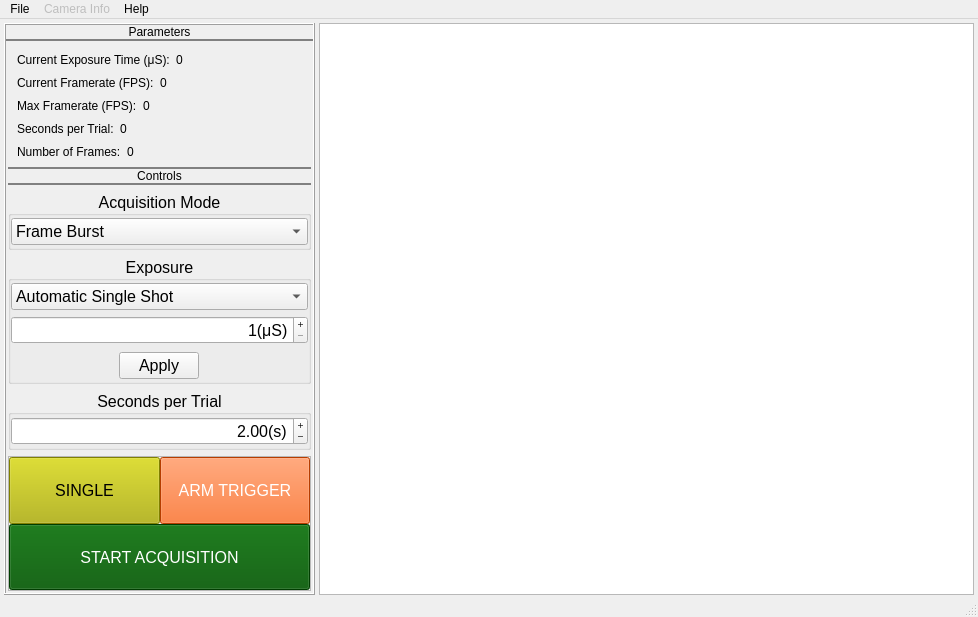
<?xml version="1.0" encoding="UTF-8"?>
<ui version="4.0">
 <class>main_window</class>
 <widget class="QMainWindow" name="main_window">
  <property name="windowModality">
   <enum>Qt::WindowModality::WindowModal</enum>
  </property>
  <property name="geometry">
   <rect>
    <x>0</x>
    <y>0</y>
    <width>978</width>
    <height>617</height>
   </rect>
  </property>
  <property name="sizePolicy">
   <sizepolicy hsizetype="MinimumExpanding" vsizetype="Minimum">
    <horstretch>0</horstretch>
    <verstretch>0</verstretch>
   </sizepolicy>
  </property>
  <property name="minimumSize">
   <size>
    <width>720</width>
    <height>550</height>
   </size>
  </property>
  <property name="windowTitle">
   <string>Dewan Lab FLIR Blackfly S Camera Acquisition</string>
  </property>
  <property name="styleSheet">
   <string notr="true">font: 12pt &quot;Arial&quot;;</string>
  </property>
  <property name="documentMode">
   <bool>false</bool>
  </property>
  <property name="tabShape">
   <enum>QTabWidget::TabShape::Rounded</enum>
  </property>
  <widget class="QWidget" name="main_container">
   <property name="sizePolicy">
    <sizepolicy hsizetype="MinimumExpanding" vsizetype="Maximum">
     <horstretch>0</horstretch>
     <verstretch>0</verstretch>
    </sizepolicy>
   </property>
   <layout class="QGridLayout" name="main_layout">
    <property name="leftMargin">
     <number>4</number>
    </property>
    <property name="topMargin">
     <number>4</number>
    </property>
    <property name="rightMargin">
     <number>4</number>
    </property>
    <property name="bottomMargin">
     <number>0</number>
    </property>
    <property name="horizontalSpacing">
     <number>4</number>
    </property>
    <property name="verticalSpacing">
     <number>0</number>
    </property>
    <item row="0" column="1">
     <widget class="QGraphicsView" name="viewport">
      <property name="sizePolicy">
       <sizepolicy hsizetype="Minimum" vsizetype="MinimumExpanding">
        <horstretch>0</horstretch>
        <verstretch>0</verstretch>
       </sizepolicy>
      </property>
     </widget>
    </item>
    <item row="0" column="0">
     <widget class="QFrame" name="left_pane">
      <property name="sizePolicy">
       <sizepolicy hsizetype="Maximum" vsizetype="MinimumExpanding">
        <horstretch>0</horstretch>
        <verstretch>0</verstretch>
       </sizepolicy>
      </property>
      <property name="frameShape">
       <enum>QFrame::Shape::Box</enum>
      </property>
      <property name="frameShadow">
       <enum>QFrame::Shadow::Raised</enum>
      </property>
      <property name="lineWidth">
       <number>1</number>
      </property>
      <layout class="QVBoxLayout" name="left_pane_layout">
       <property name="spacing">
        <number>2</number>
       </property>
       <property name="leftMargin">
        <number>0</number>
       </property>
       <property name="topMargin">
        <number>0</number>
       </property>
       <property name="rightMargin">
        <number>0</number>
       </property>
       <property name="bottomMargin">
        <number>0</number>
       </property>
       <item>
        <widget class="QLabel" name="param_header">
         <property name="sizePolicy">
          <sizepolicy hsizetype="Preferred" vsizetype="Maximum">
           <horstretch>0</horstretch>
           <verstretch>0</verstretch>
          </sizepolicy>
         </property>
         <property name="styleSheet">
          <string notr="true">border-bottom-width: 2px;
border-bottom-style: solid;
border-radius: 0px;
border-color: grey;
font: 700 16pt &quot;Arial&quot;;</string>
         </property>
         <property name="text">
          <string>Parameters</string>
         </property>
         <property name="alignment">
          <set>Qt::AlignmentFlag::AlignCenter</set>
         </property>
        </widget>
       </item>
       <item>
        <widget class="QWidget" name="param_disp" native="true">
         <property name="sizePolicy">
          <sizepolicy hsizetype="Maximum" vsizetype="Minimum">
           <horstretch>0</horstretch>
           <verstretch>0</verstretch>
          </sizepolicy>
         </property>
         <property name="minimumSize">
          <size>
           <width>0</width>
           <height>120</height>
          </size>
         </property>
         <property name="maximumSize">
          <size>
           <width>228</width>
           <height>110</height>
          </size>
         </property>
         <property name="statusTip">
          <string notr="true"/>
         </property>
         <property name="whatsThis">
          <string notr="true"/>
         </property>
         <property name="accessibleName">
          <string notr="true"/>
         </property>
         <property name="accessibleDescription">
          <string notr="true"/>
         </property>
         <property name="layoutDirection">
          <enum>Qt::LayoutDirection::LeftToRight</enum>
         </property>
         <layout class="QVBoxLayout" name="param_disp_layout" stretch="0,0,0,0,0">
          <property name="leftMargin">
           <number>2</number>
          </property>
          <property name="topMargin">
           <number>2</number>
          </property>
          <property name="rightMargin">
           <number>2</number>
          </property>
          <property name="bottomMargin">
           <number>2</number>
          </property>
          <item>
           <widget class="QWidget" name="current_exposure_widget" native="true">
            <property name="sizePolicy">
             <sizepolicy hsizetype="Preferred" vsizetype="Maximum">
              <horstretch>0</horstretch>
              <verstretch>0</verstretch>
             </sizepolicy>
            </property>
            <layout class="QHBoxLayout" name="current_exposure_disp_layout">
             <property name="topMargin">
              <number>0</number>
             </property>
             <property name="bottomMargin">
              <number>0</number>
             </property>
             <item>
              <widget class="QLabel" name="current_exposure_label">
               <property name="sizePolicy">
                <sizepolicy hsizetype="Maximum" vsizetype="Preferred">
                 <horstretch>0</horstretch>
                 <verstretch>0</verstretch>
                </sizepolicy>
               </property>
               <property name="text">
                <string>Current Exposure Time (μS):</string>
               </property>
              </widget>
             </item>
             <item>
              <widget class="QLabel" name="current_exposure_data">
               <property name="sizePolicy">
                <sizepolicy hsizetype="Minimum" vsizetype="Preferred">
                 <horstretch>0</horstretch>
                 <verstretch>0</verstretch>
                </sizepolicy>
               </property>
               <property name="text">
                <string>0</string>
               </property>
              </widget>
             </item>
            </layout>
           </widget>
          </item>
          <item>
           <widget class="QWidget" name="current_framerate_widget" native="true">
            <property name="sizePolicy">
             <sizepolicy hsizetype="Preferred" vsizetype="Maximum">
              <horstretch>0</horstretch>
              <verstretch>0</verstretch>
             </sizepolicy>
            </property>
            <layout class="QHBoxLayout" name="current_FPS_disp_layout">
             <property name="topMargin">
              <number>0</number>
             </property>
             <property name="bottomMargin">
              <number>0</number>
             </property>
             <item>
              <widget class="QLabel" name="current_fps_label">
               <property name="sizePolicy">
                <sizepolicy hsizetype="Maximum" vsizetype="Preferred">
                 <horstretch>0</horstretch>
                 <verstretch>0</verstretch>
                </sizepolicy>
               </property>
               <property name="text">
                <string>Current Framerate (FPS):</string>
               </property>
              </widget>
             </item>
             <item>
              <widget class="QLabel" name="current_fps_data">
               <property name="sizePolicy">
                <sizepolicy hsizetype="Minimum" vsizetype="Preferred">
                 <horstretch>0</horstretch>
                 <verstretch>0</verstretch>
                </sizepolicy>
               </property>
               <property name="text">
                <string>0</string>
               </property>
              </widget>
             </item>
            </layout>
           </widget>
          </item>
          <item>
           <widget class="QWidget" name="max_framerate_widget" native="true">
            <property name="sizePolicy">
             <sizepolicy hsizetype="Preferred" vsizetype="Maximum">
              <horstretch>0</horstretch>
              <verstretch>0</verstretch>
             </sizepolicy>
            </property>
            <layout class="QHBoxLayout" name="max_framerate_disp_layout">
             <property name="leftMargin">
              <number>9</number>
             </property>
             <property name="topMargin">
              <number>0</number>
             </property>
             <property name="bottomMargin">
              <number>0</number>
             </property>
             <item>
              <widget class="QLabel" name="max_fps_label">
               <property name="sizePolicy">
                <sizepolicy hsizetype="Maximum" vsizetype="Preferred">
                 <horstretch>0</horstretch>
                 <verstretch>0</verstretch>
                </sizepolicy>
               </property>
               <property name="text">
                <string>Max Framerate (FPS):</string>
               </property>
              </widget>
             </item>
             <item>
              <widget class="QLabel" name="max_fps_data">
               <property name="sizePolicy">
                <sizepolicy hsizetype="Minimum" vsizetype="Preferred">
                 <horstretch>0</horstretch>
                 <verstretch>0</verstretch>
                </sizepolicy>
               </property>
               <property name="text">
                <string>0</string>
               </property>
              </widget>
             </item>
            </layout>
           </widget>
          </item>
          <item>
           <widget class="QWidget" name="s_per_trial_widget" native="true">
            <property name="sizePolicy">
             <sizepolicy hsizetype="Preferred" vsizetype="Maximum">
              <horstretch>0</horstretch>
              <verstretch>0</verstretch>
             </sizepolicy>
            </property>
            <layout class="QHBoxLayout" name="s_per_trial_disp_layout">
             <property name="leftMargin">
              <number>9</number>
             </property>
             <property name="topMargin">
              <number>0</number>
             </property>
             <property name="bottomMargin">
              <number>0</number>
             </property>
             <item>
              <widget class="QLabel" name="s_per_trial_label">
               <property name="sizePolicy">
                <sizepolicy hsizetype="Maximum" vsizetype="Preferred">
                 <horstretch>0</horstretch>
                 <verstretch>0</verstretch>
                </sizepolicy>
               </property>
               <property name="text">
                <string>Seconds per Trial:</string>
               </property>
              </widget>
             </item>
             <item>
              <widget class="QLabel" name="s_per_trial_data">
               <property name="sizePolicy">
                <sizepolicy hsizetype="Minimum" vsizetype="Preferred">
                 <horstretch>0</horstretch>
                 <verstretch>0</verstretch>
                </sizepolicy>
               </property>
               <property name="text">
                <string>0</string>
               </property>
              </widget>
             </item>
            </layout>
           </widget>
          </item>
          <item>
           <widget class="QWidget" name="num_frames_widget" native="true">
            <property name="sizePolicy">
             <sizepolicy hsizetype="Preferred" vsizetype="Maximum">
              <horstretch>0</horstretch>
              <verstretch>0</verstretch>
             </sizepolicy>
            </property>
            <layout class="QHBoxLayout" name="num_frames_layout">
             <property name="leftMargin">
              <number>9</number>
             </property>
             <property name="topMargin">
              <number>0</number>
             </property>
             <property name="bottomMargin">
              <number>0</number>
             </property>
             <item>
              <widget class="QLabel" name="num_frames_label">
               <property name="sizePolicy">
                <sizepolicy hsizetype="Maximum" vsizetype="Preferred">
                 <horstretch>0</horstretch>
                 <verstretch>0</verstretch>
                </sizepolicy>
               </property>
               <property name="text">
                <string>Number of Frames:</string>
               </property>
              </widget>
             </item>
             <item>
              <widget class="QLabel" name="num_frames_data">
               <property name="sizePolicy">
                <sizepolicy hsizetype="Minimum" vsizetype="Preferred">
                 <horstretch>0</horstretch>
                 <verstretch>0</verstretch>
                </sizepolicy>
               </property>
               <property name="text">
                <string>0</string>
               </property>
              </widget>
             </item>
            </layout>
           </widget>
          </item>
         </layout>
        </widget>
       </item>
       <item>
        <widget class="QWidget" name="controls" native="true">
         <property name="sizePolicy">
          <sizepolicy hsizetype="Minimum" vsizetype="MinimumExpanding">
           <horstretch>0</horstretch>
           <verstretch>0</verstretch>
          </sizepolicy>
         </property>
         <layout class="QVBoxLayout" name="controls_layout">
          <property name="leftMargin">
           <number>2</number>
          </property>
          <property name="topMargin">
           <number>2</number>
          </property>
          <property name="rightMargin">
           <number>2</number>
          </property>
          <property name="bottomMargin">
           <number>2</number>
          </property>
          <item>
           <widget class="QLabel" name="controls_header">
            <property name="sizePolicy">
             <sizepolicy hsizetype="Preferred" vsizetype="Maximum">
              <horstretch>0</horstretch>
              <verstretch>0</verstretch>
             </sizepolicy>
            </property>
            <property name="styleSheet">
             <string notr="true">border-top-width: 2px;
border-top-style: solid;
border-bottom-width: 2px;
border-bottom-style: solid;
border-radius: 0px;
border-color: grey;

font: 700 16pt &quot;Arial&quot;;</string>
            </property>
            <property name="text">
             <string>Controls</string>
            </property>
            <property name="alignment">
             <set>Qt::AlignmentFlag::AlignCenter</set>
            </property>
           </widget>
          </item>
          <item>
           <widget class="QGroupBox" name="acquisition_mode">
            <property name="sizePolicy">
             <sizepolicy hsizetype="Minimum" vsizetype="Maximum">
              <horstretch>0</horstretch>
              <verstretch>0</verstretch>
             </sizepolicy>
            </property>
            <property name="font">
             <font>
              <family>Arial</family>
              <pointsize>12</pointsize>
              <italic>false</italic>
              <bold>false</bold>
             </font>
            </property>
            <property name="title">
             <string>Acquisition Mode</string>
            </property>
            <property name="alignment">
             <set>Qt::AlignmentFlag::AlignCenter</set>
            </property>
            <layout class="QVBoxLayout" name="acquisition_mode_layout">
             <property name="spacing">
              <number>0</number>
             </property>
             <property name="leftMargin">
              <number>0</number>
             </property>
             <property name="topMargin">
              <number>2</number>
             </property>
             <property name="rightMargin">
              <number>0</number>
             </property>
             <property name="bottomMargin">
              <number>2</number>
             </property>
             <item>
              <widget class="QComboBox" name="acquisition_mode_data">
               <item>
                <property name="text">
                 <string>Frame Burst</string>
                </property>
               </item>
               <item>
                <property name="text">
                 <string>Continuous</string>
                </property>
               </item>
               <item>
                <property name="text">
                 <string>Single Frame</string>
                </property>
               </item>
              </widget>
             </item>
            </layout>
           </widget>
          </item>
          <item>
           <widget class="QGroupBox" name="exposure_control">
            <property name="sizePolicy">
             <sizepolicy hsizetype="Minimum" vsizetype="Maximum">
              <horstretch>0</horstretch>
              <verstretch>0</verstretch>
             </sizepolicy>
            </property>
            <property name="font">
             <font>
              <family>Arial</family>
              <pointsize>12</pointsize>
              <italic>false</italic>
              <bold>false</bold>
             </font>
            </property>
            <property name="title">
             <string>Exposure</string>
            </property>
            <property name="alignment">
             <set>Qt::AlignmentFlag::AlignCenter</set>
            </property>
            <layout class="QVBoxLayout" name="exposure_layout">
             <property name="spacing">
              <number>6</number>
             </property>
             <property name="leftMargin">
              <number>0</number>
             </property>
             <property name="topMargin">
              <number>2</number>
             </property>
             <property name="rightMargin">
              <number>0</number>
             </property>
             <property name="bottomMargin">
              <number>2</number>
             </property>
             <item>
              <widget class="QComboBox" name="exposure_mode">
               <property name="editable">
                <bool>false</bool>
               </property>
               <property name="currentText">
                <string>Automatic Single Shot</string>
               </property>
               <item>
                <property name="text">
                 <string>Automatic Single Shot</string>
                </property>
               </item>
               <item>
                <property name="text">
                 <string>Manual Exposure</string>
                </property>
               </item>
               <item>
                <property name="text">
                 <string>Automatic Continuous (Variable FPS)</string>
                </property>
               </item>
              </widget>
             </item>
             <item>
              <widget class="QSpinBox" name="exposure_value">
               <property name="font">
                <font>
                 <family>Arial</family>
                 <pointsize>12</pointsize>
                 <italic>false</italic>
                 <bold>false</bold>
                </font>
               </property>
               <property name="alignment">
                <set>Qt::AlignmentFlag::AlignRight|Qt::AlignmentFlag::AlignTrailing|Qt::AlignmentFlag::AlignVCenter</set>
               </property>
               <property name="buttonSymbols">
                <enum>QAbstractSpinBox::ButtonSymbols::PlusMinus</enum>
               </property>
               <property name="accelerated">
                <bool>true</bool>
               </property>
               <property name="showGroupSeparator" stdset="0">
                <bool>false</bool>
               </property>
               <property name="suffix">
                <string>(μS)</string>
               </property>
               <property name="minimum">
                <number>1</number>
               </property>
               <property name="maximum">
                <number>99999999</number>
               </property>
               <property name="stepType">
                <enum>QAbstractSpinBox::StepType::AdaptiveDecimalStepType</enum>
               </property>
               <property name="displayIntegerBase">
                <number>10</number>
               </property>
              </widget>
             </item>
             <item>
              <widget class="QWidget" name="center_apply_button" native="true">
               <property name="sizePolicy">
                <sizepolicy hsizetype="Minimum" vsizetype="Preferred">
                 <horstretch>0</horstretch>
                 <verstretch>0</verstretch>
                </sizepolicy>
               </property>
               <layout class="QHBoxLayout" name="center_apply_button_layout">
                <property name="spacing">
                 <number>0</number>
                </property>
                <property name="sizeConstraint">
                 <enum>QLayout::SizeConstraint::SetDefaultConstraint</enum>
                </property>
                <property name="leftMargin">
                 <number>2</number>
                </property>
                <property name="topMargin">
                 <number>2</number>
                </property>
                <property name="rightMargin">
                 <number>2</number>
                </property>
                <property name="bottomMargin">
                 <number>0</number>
                </property>
                <item>
                 <widget class="QPushButton" name="exposure_apply">
                  <property name="sizePolicy">
                   <sizepolicy hsizetype="Maximum" vsizetype="Fixed">
                    <horstretch>0</horstretch>
                    <verstretch>0</verstretch>
                   </sizepolicy>
                  </property>
                  <property name="text">
                   <string>Apply</string>
                  </property>
                 </widget>
                </item>
               </layout>
              </widget>
             </item>
            </layout>
           </widget>
          </item>
          <item>
           <widget class="QGroupBox" name="s_per_trial">
            <property name="sizePolicy">
             <sizepolicy hsizetype="Minimum" vsizetype="Maximum">
              <horstretch>0</horstretch>
              <verstretch>0</verstretch>
             </sizepolicy>
            </property>
            <property name="font">
             <font>
              <family>Arial</family>
              <pointsize>12</pointsize>
              <italic>false</italic>
              <bold>false</bold>
             </font>
            </property>
            <property name="title">
             <string>Seconds per Trial</string>
            </property>
            <property name="alignment">
             <set>Qt::AlignmentFlag::AlignCenter</set>
            </property>
            <layout class="QHBoxLayout" name="secondsper_trial_layout">
             <property name="spacing">
              <number>6</number>
             </property>
             <property name="leftMargin">
              <number>0</number>
             </property>
             <property name="topMargin">
              <number>2</number>
             </property>
             <property name="rightMargin">
              <number>0</number>
             </property>
             <property name="bottomMargin">
              <number>2</number>
             </property>
             <item>
              <widget class="QDoubleSpinBox" name="s_per_trial_val">
               <property name="font">
                <font>
                 <family>Arial</family>
                 <pointsize>12</pointsize>
                 <italic>false</italic>
                 <bold>false</bold>
                </font>
               </property>
               <property name="alignment">
                <set>Qt::AlignmentFlag::AlignRight|Qt::AlignmentFlag::AlignTrailing|Qt::AlignmentFlag::AlignVCenter</set>
               </property>
               <property name="buttonSymbols">
                <enum>QAbstractSpinBox::ButtonSymbols::PlusMinus</enum>
               </property>
               <property name="accelerated">
                <bool>true</bool>
               </property>
               <property name="showGroupSeparator" stdset="0">
                <bool>false</bool>
               </property>
               <property name="suffix">
                <string notr="true">(s)</string>
               </property>
               <property name="decimals">
                <number>2</number>
               </property>
               <property name="minimum">
                <double>1.000000000000000</double>
               </property>
               <property name="maximum">
                <double>999999.000000000000000</double>
               </property>
               <property name="stepType">
                <enum>QAbstractSpinBox::StepType::AdaptiveDecimalStepType</enum>
               </property>
               <property name="value">
                <double>2.000000000000000</double>
               </property>
              </widget>
             </item>
            </layout>
           </widget>
          </item>
          <item>
           <widget class="QFrame" name="buttons">
            <property name="sizePolicy">
             <sizepolicy hsizetype="Minimum" vsizetype="Minimum">
              <horstretch>0</horstretch>
              <verstretch>0</verstretch>
             </sizepolicy>
            </property>
            <property name="minimumSize">
             <size>
              <width>0</width>
              <height>50</height>
             </size>
            </property>
            <property name="maximumSize">
             <size>
              <width>16777215</width>
              <height>150</height>
             </size>
            </property>
            <property name="frameShape">
             <enum>QFrame::Shape::StyledPanel</enum>
            </property>
            <property name="frameShadow">
             <enum>QFrame::Shadow::Raised</enum>
            </property>
            <layout class="QGridLayout" name="buttons_layout">
             <property name="sizeConstraint">
              <enum>QLayout::SizeConstraint::SetNoConstraint</enum>
             </property>
             <property name="leftMargin">
              <number>0</number>
             </property>
             <property name="topMargin">
              <number>0</number>
             </property>
             <property name="rightMargin">
              <number>0</number>
             </property>
             <property name="bottomMargin">
              <number>0</number>
             </property>
             <property name="spacing">
              <number>0</number>
             </property>
             <item row="0" column="1">
              <widget class="QPushButton" name="arm_button">
               <property name="enabled">
                <bool>true</bool>
               </property>
               <property name="sizePolicy">
                <sizepolicy hsizetype="Minimum" vsizetype="Maximum">
                 <horstretch>0</horstretch>
                 <verstretch>0</verstretch>
                </sizepolicy>
               </property>
               <property name="minimumSize">
                <size>
                 <width>50</width>
                 <height>40</height>
                </size>
               </property>
               <property name="maximumSize">
                <size>
                 <width>16777215</width>
                 <height>150</height>
                </size>
               </property>
               <property name="baseSize">
                <size>
                 <width>30</width>
                 <height>30</height>
                </size>
               </property>
               <property name="font">
                <font>
                 <family>Arial</family>
                 <pointsize>12</pointsize>
                 <italic>false</italic>
                 <bold>false</bold>
                </font>
               </property>
               <property name="mouseTracking">
                <bool>true</bool>
               </property>
               <property name="tabletTracking">
                <bool>false</bool>
               </property>
               <property name="autoFillBackground">
                <bool>false</bool>
               </property>
               <property name="styleSheet">
                <string notr="true">QPushButton{
background-color: rgb(255, 85, 0);
color:rgb(255,255,255);
}
QPushButton::hover{
    background-color: rgb(255, 85, 0);
    border-color: rgb(60, 231, 195);
    border-style: outset;
    color: rgb(255,255,255);
    border-width: 2px;
    border-radius: 12px;
    padding: 6px;
}
QPushButton::pressed{
    background-color:rgb(115, 38, 0);
}</string>
               </property>
               <property name="text">
                <string>ARM TRIGGER</string>
               </property>
               <property name="flat">
                <bool>false</bool>
               </property>
              </widget>
             </item>
             <item row="0" column="0">
              <widget class="QPushButton" name="capture_button">
               <property name="enabled">
                <bool>true</bool>
               </property>
               <property name="sizePolicy">
                <sizepolicy hsizetype="Minimum" vsizetype="Maximum">
                 <horstretch>0</horstretch>
                 <verstretch>0</verstretch>
                </sizepolicy>
               </property>
               <property name="minimumSize">
                <size>
                 <width>50</width>
                 <height>40</height>
                </size>
               </property>
               <property name="maximumSize">
                <size>
                 <width>16777215</width>
                 <height>150</height>
                </size>
               </property>
               <property name="baseSize">
                <size>
                 <width>30</width>
                 <height>30</height>
                </size>
               </property>
               <property name="font">
                <font>
                 <family>Arial</family>
                 <pointsize>12</pointsize>
                 <italic>false</italic>
                 <bold>false</bold>
                </font>
               </property>
               <property name="mouseTracking">
                <bool>true</bool>
               </property>
               <property name="styleSheet">
                <string notr="true">QPushButton{
background-color: rgb(179, 179, 0);
}
QPushButton::hover{
    background-color: rgb(179, 179, 0);
    border-color: rgb(60, 231, 195);
    border-style: outset;
    color: rgb(255,255,255);
    border-width: 2px;
    border-radius: 12px;
    padding: 6px;
}
QPushButton::pressed{
    background-color:rgb(74, 74, 0);
}</string>
               </property>
               <property name="text">
                <string>SINGLE</string>
               </property>
               <property name="flat">
                <bool>false</bool>
               </property>
              </widget>
             </item>
             <item row="1" column="0" colspan="2">
              <widget class="QPushButton" name="start_button">
               <property name="sizePolicy">
                <sizepolicy hsizetype="Minimum" vsizetype="Maximum">
                 <horstretch>0</horstretch>
                 <verstretch>0</verstretch>
                </sizepolicy>
               </property>
               <property name="minimumSize">
                <size>
                 <width>50</width>
                 <height>40</height>
                </size>
               </property>
               <property name="maximumSize">
                <size>
                 <width>16777215</width>
                 <height>150</height>
                </size>
               </property>
               <property name="baseSize">
                <size>
                 <width>30</width>
                 <height>30</height>
                </size>
               </property>
               <property name="font">
                <font>
                 <family>Arial</family>
                 <pointsize>12</pointsize>
                 <italic>false</italic>
                 <bold>false</bold>
                </font>
               </property>
               <property name="layoutDirection">
                <enum>Qt::LayoutDirection::LeftToRight</enum>
               </property>
               <property name="styleSheet">
                <string notr="true">QPushButton{
background-color: rgb(0, 85, 0);
color:rgb(255,255,255);
}
QPushButton::hover{
background-color: rgb(0, 85, 0);
    border-color: rgb(60, 231, 195);
    border-style: outset;
    color: rgb(255,255,255);
    border-width: 2px;
    border-radius: 12px;
    padding: 6px;
}
QPushButton::pressed{
background-color: rgb(0, 60, 0);
color:rgb(255,255,255);
}</string>
               </property>
               <property name="text">
                <string>START ACQUISITION</string>
               </property>
               <property name="flat">
                <bool>false</bool>
               </property>
              </widget>
             </item>
            </layout>
           </widget>
          </item>
         </layout>
        </widget>
       </item>
      </layout>
     </widget>
    </item>
   </layout>
  </widget>
  <widget class="QMenuBar" name="menubar">
   <property name="geometry">
    <rect>
     <x>0</x>
     <y>0</y>
     <width>978</width>
     <height>33</height>
    </rect>
   </property>
   <widget class="QMenu" name="menuFile">
    <property name="title">
     <string>File</string>
    </property>
    <addaction name="actionOpen"/>
    <addaction name="actionSave"/>
    <addaction name="actionSave_As"/>
    <addaction name="separator"/>
    <addaction name="actionExit"/>
   </widget>
   <widget class="QMenu" name="menuCamera_Info">
    <property name="enabled">
     <bool>false</bool>
    </property>
    <property name="title">
     <string>Camera Info</string>
    </property>
   </widget>
   <widget class="QMenu" name="menuHelp">
    <property name="title">
     <string>Help</string>
    </property>
    <addaction name="actionAbout"/>
   </widget>
   <addaction name="menuFile"/>
   <addaction name="menuCamera_Info"/>
   <addaction name="menuHelp"/>
  </widget>
  <widget class="QStatusBar" name="statusbar">
   <property name="minimumSize">
    <size>
     <width>0</width>
     <height>0</height>
    </size>
   </property>
  </widget>
  <action name="actionExit">
   <property name="text">
    <string>Exit</string>
   </property>
  </action>
  <action name="actionOpen">
   <property name="text">
    <string>Open</string>
   </property>
  </action>
  <action name="actionSave">
   <property name="text">
    <string>Save</string>
   </property>
  </action>
  <action name="actionSave_As">
   <property name="text">
    <string>Save As</string>
   </property>
  </action>
  <action name="actionAbout">
   <property name="text">
    <string>About</string>
   </property>
  </action>
 </widget>
 <resources/>
 <connections/>
</ui>
